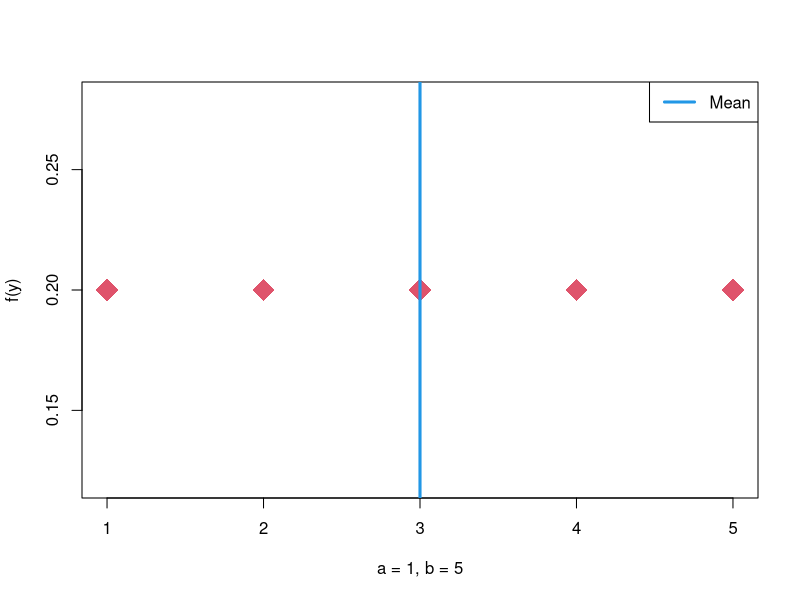
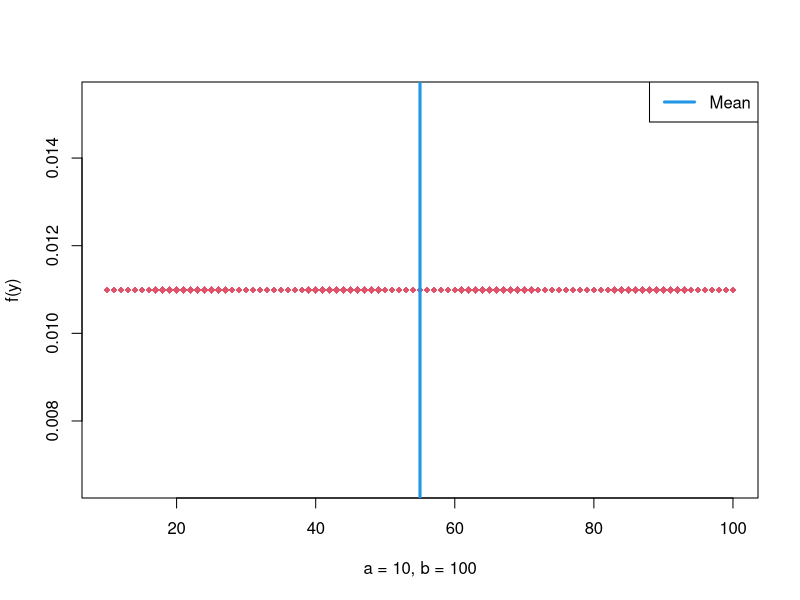
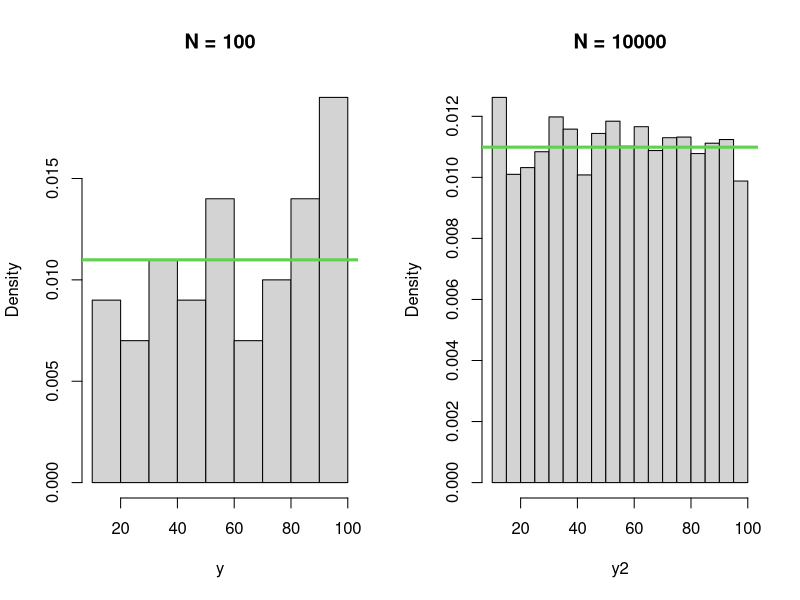

The R source for these figures, in order:
## ---- chunk 1
knitr::opts_chunk$set(echo = TRUE)
## ---- chunk 2
#Parameters
  a=1; b=5
# Sample Space of RV
  x=seq(a,b,by=1)
  n=length(x)
#plotting probability mass  
  plot(x,rep(1/n,length(x)),col=2,pch=18,cex=3,
     ylab="f(y)",xlab=c("a = 1, b = 5"))
     abline(v=(a+b)/2,lwd=3,col=4)
     legend("topright",lwd=3,col=4,legend=c("Mean"))

## ---- chunk 3
#Parameters
  a=10; b=100
#Sample Space
  x=seq(a,b,by=1)
  n=length(x)
#plotting probability mass    
  plot(x,rep(1/n,length(x)),col=2,pch=18,cex=1,
     ylab="f(y)",xlab=c("a = 10, b = 100"))
  abline(v=(a+b)/2,lwd=3,col=4)
  legend("topright",lwd=3,col=4,legend=c("Mean"))
  
## ---- chunk 4
#Parameters
  a=10; b=100
#Sample space
  x=seq(a,b,by=1)
  n=length(x)
#Probability of any one value
  p=1/n
  p
#Add probabilities for all the integers >=60
  length(which(x>=60))*p
## ---- chunk 5
#Parameters
  a=10; b=100

#Sample at different sample sizes
  sample.size=100
  sample.size2=10000
  
  y=round(runif(sample.size,a,b),digits=0)
  y2=round(runif(sample.size2,a,b),digits=0)

#plotting samples with True probability
  par(mfrow=c(1,2))
  
  hist(y,main="N = 100",freq = FALSE)
  abline(h=p,col=3,lwd=3)
  
  hist(y2,main="N = 10000",freq = FALSE)
  abline(h=p,col=3,lwd=3)

  
  
